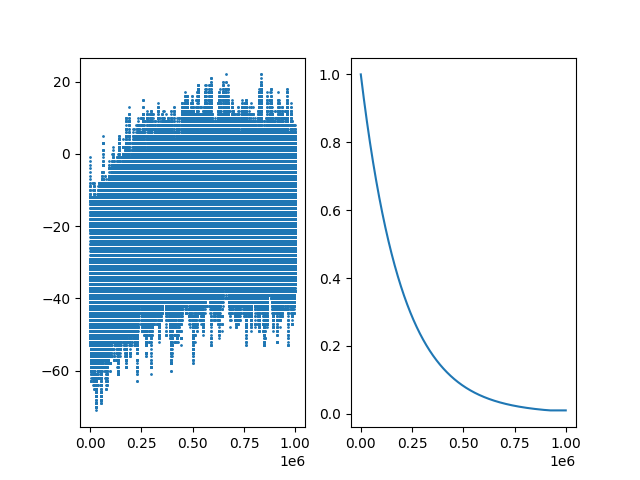

Here is the Python script that generated this plot:
import gymnasium as gym
import numpy as np
import os
import pickle
import matplotlib.pyplot as plt

current_dir = os.path.dirname(os.path.abspath(__file__))


def train(num_episodes):
    learning_rate = 0.1
    discount_factor = 0.9
    epsilon = 1
    epsilon_decay = 0.999995
    min_epsilon = 0.01

    env = gym.make("Blackjack-v1")

    q_table = {}
    for player_sum in range(32):
        for dealer_sum in range(11):
            for usable_ace in range(2):
                q_table[(player_sum, dealer_sum, usable_ace)] = np.zeros(2)

    reward_history = []
    epsilon_history = []

    def choose_action(state):
        if np.random.random() < epsilon:
            return env.action_space.sample()
        else:
            return np.argmax(q_table[state])

    for episode in range(num_episodes):
        if episode % 100 == 0:
            print(f"On Episode {episode}")
        state = env.reset()[0]
        terminated = False
        truncated = False

        while not terminated and not truncated:
            action = choose_action(state)
            new_state, reward, terminated, truncated, _ = env.step(action)
            old_value = q_table[state][action]
            next_max = np.max(q_table[new_state])
            q_table[state][action] = (1 - learning_rate) * old_value + learning_rate * (
                reward + discount_factor * next_max
            )
            state = new_state

        reward_history.append(reward)
        epsilon_history.append(epsilon)

        epsilon = max(min_epsilon, epsilon * epsilon_decay)

    env.close()

    sum_rewards = np.zeros(num_episodes)
    for t in range(num_episodes):
        sum_rewards[t] = np.sum(reward_history[max(0, t - 100) : (t + 1)])

    plt.subplot(121)
    plt.scatter(np.arange(num_episodes), sum_rewards, s=1)

    plt.subplot(122)
    plt.plot(epsilon_history)

    plt.savefig(os.path.join(current_dir, "blackjack_q.png"))

    with open(os.path.join(current_dir, "blackjack_q.pkl"), "wb") as f:
        pickle.dump(q_table, f)


def test(num_episodes):
    env = gym.make("Blackjack-v1", render_mode="human")

    with open(os.path.join(current_dir, "blackjack_q.pkl"), "rb") as f:
        q_table = pickle.load(f)

    def choose_action(state):
        return np.argmax(q_table[state])

    for episode in range(num_episodes):
        state = env.reset()[0]
        terminated = False
        truncated = False

        while not terminated and not truncated:
            action = choose_action(state)
            new_state, reward, terminated, truncated, _ = env.step(action)
            state = new_state

    env.close()


# train(1000000)
test(10)
